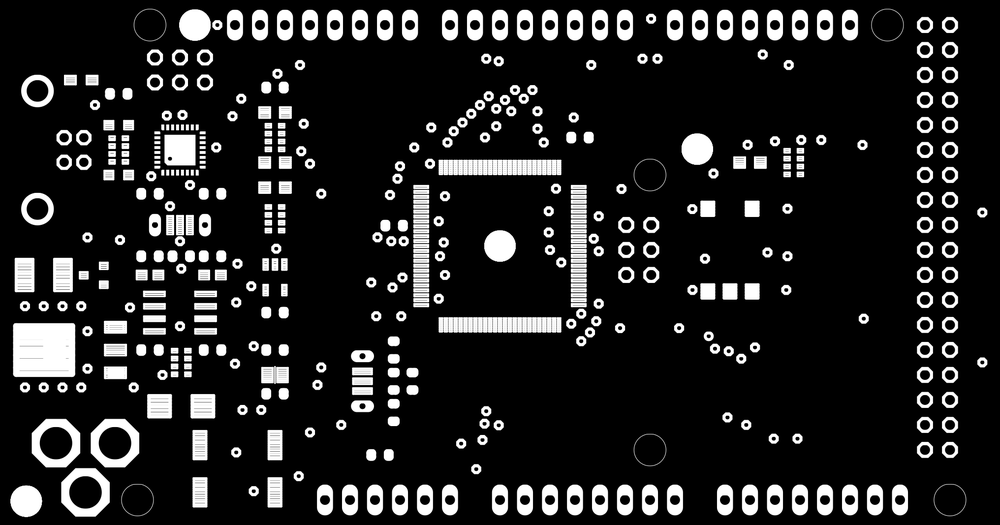
#> input picture Vision Artificial/PCB/board-mask.png, 1000 x 525 px, shrunk from 2032 x 1067 before the run, found by its file name
$ python main.py
#> lines starting #> are read from the running program, lines starting #| are printed output that depends on the picture; after the words box and inside, x2 and y2 are one past the last pixel; in counts of white or black regions, pixels touching at a corner belong together; long printed decimals are rounded
# pcb-tools-extension / Pillow
import math
import os
import sys
from tkinter.filedialog import askdirectory
from tkinter.filedialog import askopenfilename

from PIL import Image, ImageOps
from gerber import load_layer
from gerber.render import RenderSettings, theme
from gerber.render.cairo_backend import GerberCairoContext

import numpy as np
import cv2
from matplotlib import pyplot as plt

MIN_MATCH_COUNT = 100


def putstr(text):
    sys.stdout.write(text)
    sys.stdout.flush()


def genImage(CAMFolder, top):
    GERBER_FOLDER = os.path.abspath(os.path.join(CAMFolder, 'GerberFiles'))
    DRILL_FOLDER = os.path.abspath(os.path.join(CAMFolder, 'DrillFiles'))

    putstr('loading ')
    copper = load_layer(os.path.join(GERBER_FOLDER, 'copper_top.gtl'))
    putstr('.')
    mask = load_layer(os.path.join(GERBER_FOLDER, 'soldermask_top.gts'))
    putstr('.')
    silk = load_layer(os.path.join(GERBER_FOLDER, 'silkscreen_top.gto'))
    putstr('.')
    drill = load_layer(os.path.join(DRILL_FOLDER, 'drill_1_16.drd'))
    putstr('.')
    outline = load_layer(os.path.join(GERBER_FOLDER, 'profile.gko'))
    putstr('. end\n')

    putstr('drawing ')
    ctx = GerberCairoContext(scale=20)
    putstr('.')

    metal_settings = RenderSettings(color=(30.0 / 255.0, 119.0 / 255.0, 93 / 255.0))
    bg_settings = RenderSettings(color=(30.0 / 300.0, 110.0 / 300.0, 93 / 300.0))
    ctx.render_layer(copper, settings=metal_settings, bgsettings=bg_settings)
    putstr('.')

    copper_settings = RenderSettings(color=(0.9 * 1.2, 0.5 * 1.2, 0.1 * 1.2))
    ctx.render_layer(mask, settings=copper_settings)
    putstr('.')

    our_settings = RenderSettings(color=theme.COLORS['white'], alpha=0.80)
    ctx.render_layer(silk, settings=our_settings)
    putstr('.')

    ctx.render_layer(outline)
    putstr('.')
    ctx.render_layer(drill)
    putstr('. end\n')

    putstr('dumping ... ')
    ctx.dump('Vision Artificial/PCB/board-top.png')
    putstr('end \n')

    ctx.clear()
    putstr('loading bottom ')
    copper = load_layer(os.path.join(GERBER_FOLDER, 'copper_bottom.gbl'))
    putstr('.')
    mask = load_layer(os.path.join(GERBER_FOLDER, 'soldermask_bottom.gbs'))
    putstr('.')
    silk = load_layer(os.path.join(GERBER_FOLDER, 'silkscreen_bottom.gbo'))
    putstr('. end\n')

    putstr('drawing bottom ')
    ctx.render_layer(copper, settings=metal_settings, bgsettings=bg_settings)
    putstr('.')
    ctx.render_layer(mask, settings=copper_settings)
    putstr('.')
    ctx.render_layer(silk, settings=our_settings)
    putstr('.')
    ctx.render_layer(outline)
    putstr('.')
    ctx.render_layer(drill)
    putstr('. end\n')

    putstr('dumping bottom ...')
    ctx.dump('Vision Artificial/PCB/board-bottom.png')

    im = Image.open('Vision Artificial/PCB/board-bottom.png')
    im_mirror = ImageOps.mirror(im)
    im_mirror.save('Vision Artificial/PCB/board-bottom.png', quality=100)
    putstr('. end\n')

    if top:
        putstr('loading ')
        copper = load_layer(os.path.join(GERBER_FOLDER, 'copper_top.gtl'))
        putstr('.')
        mask = load_layer(os.path.join(GERBER_FOLDER, 'soldermask_top.gts'))
        putstr('.')
        silk = load_layer(os.path.join(GERBER_FOLDER, 'silkscreen_top.gto'))
        putstr('.')
        drill = load_layer(os.path.join(DRILL_FOLDER, 'drill_1_16.drd'))
        putstr('.')
        outline = load_layer(os.path.join(GERBER_FOLDER, 'profile.gko'))
        putstr('. end\n')
        ctx.clear()
        metal_settings = RenderSettings(color=(255.0 / 255.0, 255.0 / 255.0, 255.0 / 255.0), mirror=False)
        bg_settings = RenderSettings(color=(0.0 / 300.0, 0.0 / 300.0, 0.0 / 300.0), mirror=False)
        ctx.render_layer(copper, settings=RenderSettings(color=(0.0 / 300.0, 0.0 / 300.0, 0.0 / 300.0)),
                         bgsettings=bg_settings)
        putstr('drawing mask ')
        putstr('.')
        ctx.render_layer(mask, settings=metal_settings, bgsettings=bg_settings)
        putstr('.')
        ctx.render_layer(silk, settings=RenderSettings(color=(1, 1, 1), mirror=False))
        putstr('.')
        ctx.render_layer(drill, settings=RenderSettings(mirror=False))
        putstr('.')

    else:
        ctx.clear()
        metal_settings = RenderSettings(color=(255.0 / 255.0, 255.0 / 255.0, 255.0 / 255.0), mirror=True)
        bg_settings = RenderSettings(color=(0.0 / 300.0, 0.0 / 300.0, 0.0 / 300.0), mirror=True)
        ctx.render_layer(copper, settings=RenderSettings(color=(0.0 / 300.0, 0.0 / 300.0, 0.0 / 300.0)),
                         bgsettings=bg_settings)
        putstr('drawing mask ')
        putstr('.')
        ctx.render_layer(mask, settings=metal_settings, bgsettings=bg_settings)
        putstr('.')
        ctx.render_layer(silk, settings=RenderSettings(color=(1, 1, 1), mirror=True))
        putstr('.')
        ctx.render_layer(drill, settings=RenderSettings(mirror=True))
        putstr('.')
    putstr(' end\n')
    putstr('dumping mask ...')
    ctx.dump('Vision Artificial/PCB/board-mask.png')
    putstr(' end\n')


def get_matched_coordinates(temp_img, map_img):
    """
    Gets template and map image and returns matched coordinates in map image

    Parameters
    ----------
    temp_img: image
        image to be used as template

    map_img: image
        image to be searched in

    Returns
    ---------
    ndarray
        an array that contains matched coordinates

    """

    # initiate SIFT detector
    sift = cv2.SIFT_create()

    # find the keypoints and descriptors with SIFT
    kp1, des1 = sift.detectAndCompute(temp_img, None)
    kp2, des2 = sift.detectAndCompute(map_img, None)

    FLANN_INDEX_KDTREE = 0
    index_params = dict(algorithm=FLANN_INDEX_KDTREE, trees=5)
    search_params = dict(checks=50)

    flann = cv2.FlannBasedMatcher(index_params, search_params)

    # find matches by knn which calculates point distance in 128 dim
    matches = flann.knnMatch(des1, des2, k=2)

    # store all the good matches as per Lowe's ratio test.
    good = []
    for m, n in matches:
        if m.distance < 0.7 * n.distance:
            good.append(m)

    if len(good) > MIN_MATCH_COUNT:
        src_pts = np.float32(
            [kp1[m.queryIdx].pt for m in good]).reshape(-1, 1, 2)
        dst_pts = np.float32(
            [kp2[m.trainIdx].pt for m in good]).reshape(-1, 1, 2)

        # find homography
        M, mask = cv2.findHomography(src_pts, dst_pts, cv2.RANSAC, 5.0)
        matchesMask = mask.ravel().tolist()

        h, w = temp_img.shape
        pts = np.float32([[0, 0], [0, h - 1], [w - 1, h - 1],
                          [w - 1, 0]]).reshape(-1, 1, 2)
        dst = cv2.perspectiveTransform(pts, M)  # matched coordinates

        map_img = cv2.polylines(
            map_img, [np.int32(dst)], True, 255, 3, cv2.LINE_AA)

    else:
        print("Not enough matches are found - %d/%d" %
              (len(good), MIN_MATCH_COUNT))
        matchesMask = None

    draw_params = dict(matchColor=(0, 255, 0),  # draw matches in green color
                       singlePointColor=None,
                       matchesMask=matchesMask,  # draw only inliers
                       flags=2)

    # draw template and map image, matches, and keypoints
    img3 = cv2.drawMatches(temp_img, kp1, map_img, kp2,
                           good, None, **draw_params)

    # if --show argument used, then show result image
    plt.imshow(img3, 'gray'), plt.show()

    # result image path
    cv2.imwrite(os.path.join(os.getcwd(), 'Vision Artificial/PCB/mask.jpg'), map_img)
    cv2.imwrite(os.path.join(os.getcwd(), 'Vision Artificial/PCB/output.jpg'), img3)

    rot_deg = math.degrees(math.atan2((int(dst[1][0][0]) - int(dst[0][0][0])), (int(dst[1][0][1]) - int(dst[0][0][1]))))

    return dst, rot_deg


if __name__ == "__main__":
    path = askdirectory(title='Selecciona la carpeta CAM', initialdir='C:/Users/saulc/Documents/EAGLE/projects')
#> the answer given: .
    print(path)
    top_bottom = input('¿Es top layer? (Y/N) ')
#> the answer given: y

    if top_bottom == 'Y' or top_bottom == 'y':
        genImage(path, top=True)
#> (the call stopped at in genImage, `copper = load_layer(os.path.join(GERBER_FOLDER, 'copper_top.gtl'))`: gerber is not available in this run)
    elif top_bottom == 'N' or top_bottom == 'n':
        genImage(path, top=False)
    else:
        print('...')

    map_path = askopenfilename(title='Selecciona la imagen a comparar', filetypes=[("Imágenes", ".jpg .png")],
                               initialdir='C:/Users/saulc/Downloads/SIFT_PCB')
#> the answer given: board-bottom.png

    # read images
    temp_img_gray = cv2.imread('Vision Artificial/PCB/board-mask.png', 0)
#> temp_img_gray is the input picture: shape (525, 1000); min 0, max 255, mean 34.5
    map_img = cv2.imread(map_path)
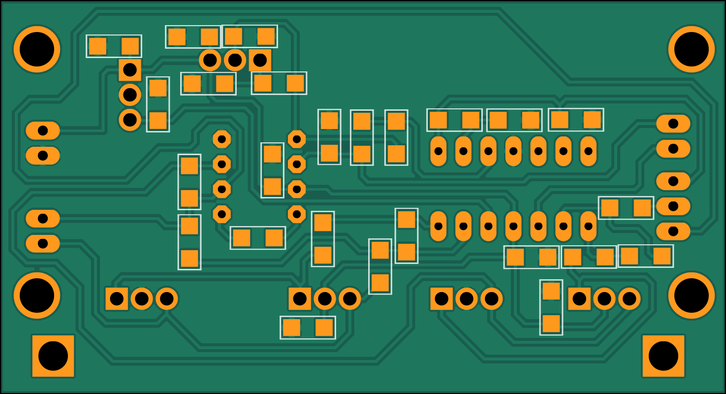
#> input picture Vision Artificial/PCB/board-bottom.png, 726 x 394 px, shrunk from 1475 x 800 before the run
#> map_img is the input picture: shape (394, 726, 3); mean B, G, R 80.8, 115, 58.7
    cv2.imwrite('Vision Artificial/PCB/from.jpg', map_img)

    # image segmentation
    # """
    hsv = cv2.cvtColor(map_img, cv2.COLOR_BGR2HSV)
#> hsv: shape (394, 726, 3); mean H, S, V 70.3, 185, 126.9
    lower = np.array([0, 0, 180])
    upper = np.array([255, 255, 255])
    mask = cv2.inRange(hsv, lower, upper)
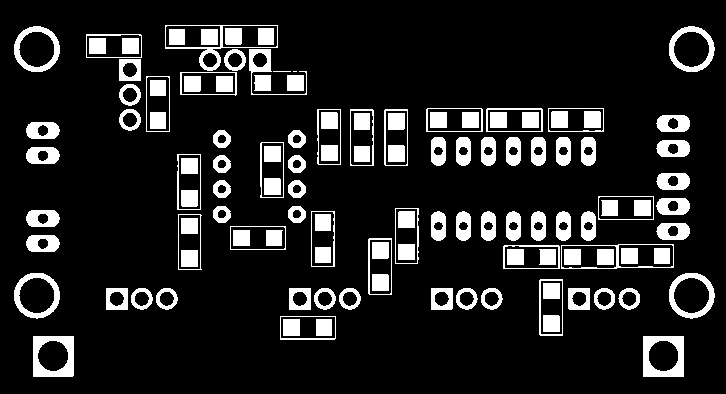
#> mask: shape (394, 726); 13.5% white; 128 white regions (2 under 20 px), largest, box (x1, y1, x2, y2) and area: (643, 336, 684, 377) 981, (33, 336, 74, 377) 976, (14, 26, 60, 72) 719
    """
    gray = cv2.cvtColor(map_img, cv2.COLOR_BGR2GRAY)
    mask = cv2.Canny(gray, 30, 200)
    """

    # equalize histograms
    temp_img_eq = cv2.equalizeHist(temp_img_gray)
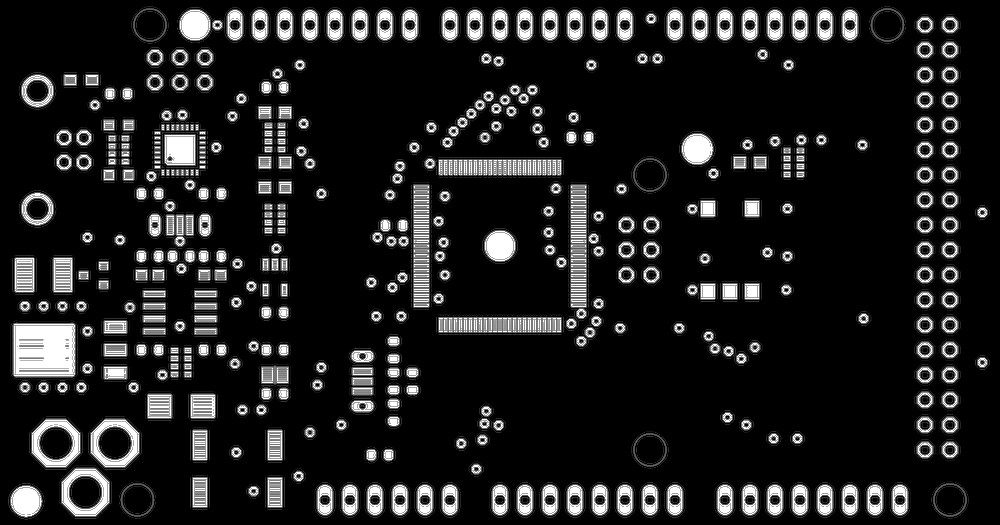
#> temp_img_eq: shape (525, 1000); min 0, max 255, mean 31.2
    map_img_eq = cv2.equalizeHist(mask)

    # calculate matched coordinates
    coords, grados_rot = get_matched_coordinates(temp_img_eq, map_img_eq)
#> in get_matched_coordinates, `kp1, des1 = sift.detectAndCompute(temp_img, None)`: kp1 = 3633 keypoints; strongest (x, y, size): (500, 246, 19.9), (697, 149, 19.7), (26, 500, 18.5), (752, 208, 11)
#> in get_matched_coordinates, `kp2, des2 = sift.detectAndCompute(map_img, None)`: kp2 = 899 keypoints; strongest (x, y, size): (222, 189, 4.7), (297, 139, 4.7), (222, 139, 4.7), (297, 164, 4.7)
#> in get_matched_coordinates, `matches = flann.knnMatch(des1, des2, k=2)`: matches = 3633 matches
#> after the loop in get_matched_coordinates, `for m, n in matches:`: good = 196 matches
#> in get_matched_coordinates, `src_pts = np.float32( [kp1[m.queryIdx].pt for m in good]).reshape(-1, ..`: src_pts = 196 rows, first 8: [36.2, 450.5], [37.29, 195], [47.53, 423.8], [61.52, 167.9], [63.26, 472.5], [63.81, 462.1], [76.99, 473.1], [77.13, 511.4]
#> in get_matched_coordinates, `dst_pts = np.float32( [kp2[m.trainIdx].pt for m in good]).reshape(-1, ..`: dst_pts = 196 rows, first 8: [129.8, 128.8], [129.8, 128.8], [129.8, 128.8], [129.8, 128.8], [222.2, 63.22], [129.7, 103.8], [129.7, 103.8], [129.8, 128.8]
#> in get_matched_coordinates, `M, mask = cv2.findHomography(src_pts, dst_pts, cv2.RANSAC, 5.0)`: M = [[-0.175, -0.19, 129.8], [-0.174, -0.188, 128.8], [-0.00135, -0.00146, 1]]; mask = 196 values, max 1 at index 0, min 0 at index 4, mean 0.444
#> in get_matched_coordinates, `matchesMask = mask.ravel().tolist()`: matchesMask has the same summary as mask
#> in get_matched_coordinates, `dst = cv2.perspectiveTransform(pts, M)`: dst = [[129.8, 128.8], [130.1, 128.8], [129.7, 128.8], [129.8, 128.8]]
#> in get_matched_coordinates, `map_img = cv2.polylines( map_img, [np.int32(dst)], True, 255, 3, cv2.L..`: map_img: shape (394, 726); under 0.01% of pixels changed, all inside (x1, y1, x2, y2) = (128, 125, 132, 132)
#> in get_matched_coordinates, `draw_params = dict(matchColor=(0, 255, 0),`: draw_params = 4 items
#> in get_matched_coordinates, `img3 = cv2.drawMatches(temp_img, kp1, map_img, kp2, good, None, **draw..`:
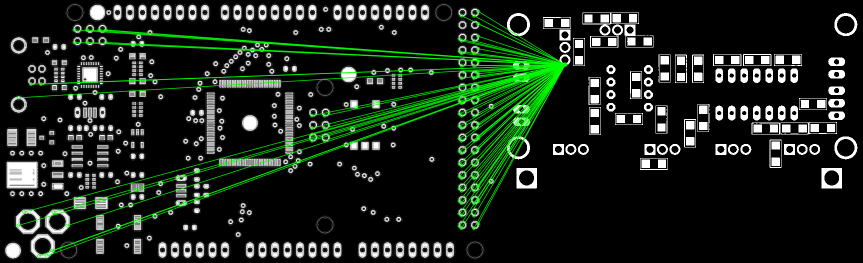
#> img3: shape (525, 1726, 3) (shown at 1/2 size); mean of channels 0, 1, 2 27.6, 38.5, 27.6; drawn as B, G, R
#> in get_matched_coordinates, `rot_deg = math.degrees(math.atan2((int(dst[1][0][0]) - int(dst[0][0][0..`: rot_deg = 90
#> coords has the same summary as dst in get_matched_coordinates; grados_rot = 90

    print(coords)
#| [[[129.800 128.806]]
#|  [[130.056 128.847]]
#|  [[129.7466  128.797]]
#|  [[129.801 128.805]]]
    print(grados_rot)
#| 90.0
